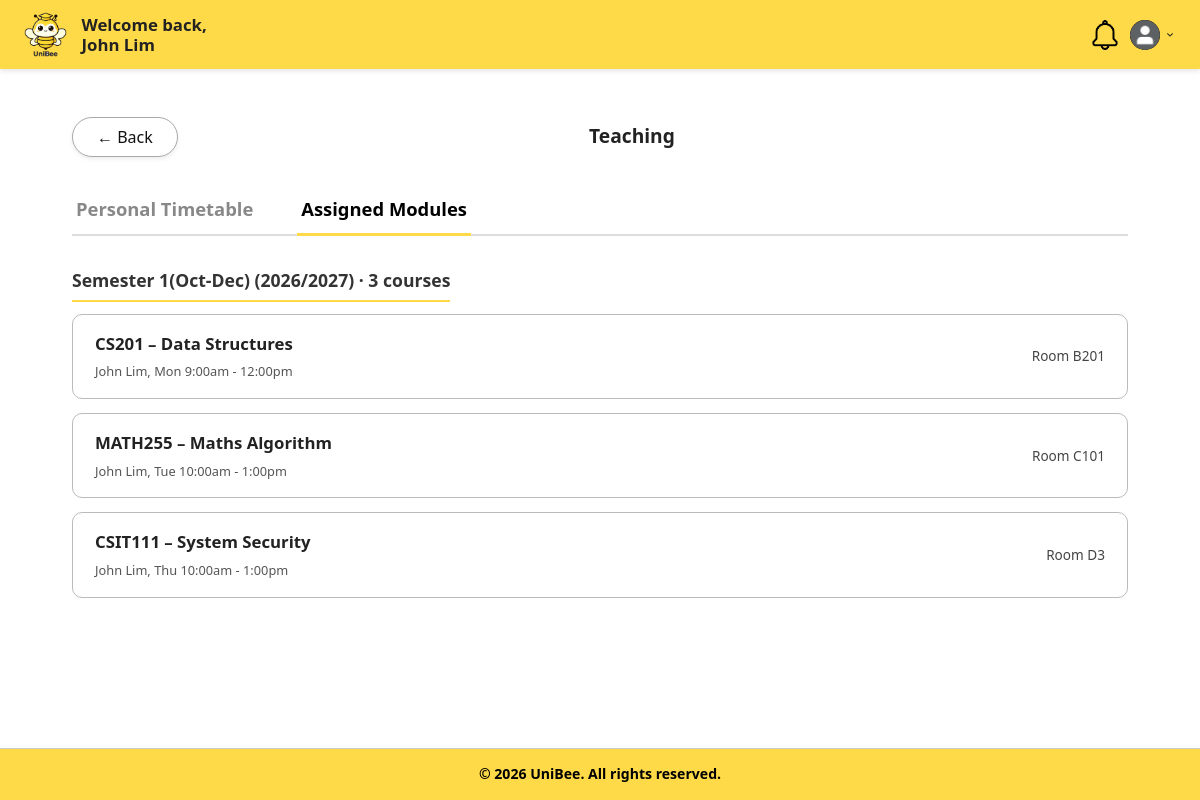
Screenshot of /boundary/viewAssignedModules.php (signed in) with the database file from the repository.
### tables this page shows
CREATE TABLE Classes (
    id INT PRIMARY KEY AUTO_INCREMENT,
    moduleId INT NOT NULL,
    courseCoordinatorId INT,
    staffId INT,
    className VARCHAR(255) NOT NULL,
    classCode VARCHAR(50),
    dayOfWeek ENUM('mon', 'tue', 'wed', 'thu', 'fri', 'sat', 'sun'),
    startTime TIME,
    endTime TIME,
    room VARCHAR(100),
    capacity INT,
    academicYear VARCHAR(20),
    semester VARCHAR(20),
    startDate DATE NULL, 
    endDate DATE NULL,
    status VARCHAR(50) DEFAULT 'active',
    createdAt DATETIME DEFAULT CURRENT_TIMESTAMP,
    updatedAt DATETIME DEFAULT CURRENT_TIMESTAMP ON UPDATE CURRENT_TIMESTAMP,
    FOREIGN KEY (moduleId) REFERENCES Modules(id) ON DELETE CASCADE,
    FOREIGN KEY (courseCoordinatorId) REFERENCES Users(id) ON DELETE SET NULL,
    FOREIGN KEY (staffId) REFERENCES Users(id) ON DELETE SET NULL,
    UNIQUE KEY unique_class_code_per_module (moduleId, classCode)
);

CREATE TABLE Modules (
    id INT PRIMARY KEY AUTO_INCREMENT,
    programmeId INT NOT NULL,
    name VARCHAR(255) NOT NULL,
    code VARCHAR(50),
    credits INT,
    semester ENUM('1', '2', 'special') DEFAULT '1',
    description TEXT,
    createdAt DATETIME DEFAULT CURRENT_TIMESTAMP,
    updatedAt DATETIME DEFAULT CURRENT_TIMESTAMP ON UPDATE CURRENT_TIMESTAMP,
    FOREIGN KEY (programmeId) REFERENCES Programmes(id) ON DELETE CASCADE
);

### controller/teachingController.php (called while the page is built, shortened)
<?php
require_once "../database/database.php";
class TeachingController
{
    private $db;
    public function __construct()
    {
        $database = new Database();
        $this->db = $database->connect();
    }
    public function getAssignedModules($staffId)
    {
        $sql = "SELECT c.id, c.className, c.room, c.dayOfWeek, c.startTime, c.endTime,
                       c.academicYear, c.semester,
                       m.code AS moduleCode, m.name AS moduleName
                FROM Classes c
                INNER JOIN Modules m ON c.moduleId = m.id
                WHERE (c.staffId = :staffId OR c.courseCoordinatorId = :staffId)
                  AND c.status = 'active'
                ORDER BY c.semester ASC,
                         FIELD(c.dayOfWeek,'mon','tue','wed','thu','fri','sat','sun'),
                         c.startTime ASC";
        try {
            $stmt = $this->db->prepare($sql);
            $stmt->bindValue(':staffId', (int) $staffId, PDO::PARAM_INT);
            $stmt->execute();
            $rows = $stmt->fetchAll(PDO::FETCH_ASSOC);
            return $rows;
        } catch (PDOException $e) {
            error_log("getAssignedModules error: " . $e->getMessage());
            return false;
        }
    }
    private function isValidId($id)
    {
        return isset($id) && is_numeric($id) && (int) $id > 0;
    }
}
?>

### database/database.php (called while the page is built, shortened)
<?php
class Database
{
    private $host = 'localhost:3307';
    private $dbname = 'unibee';
    private $username = 'root';
    private $password = '';
    public function connect()
    {
        try {
            $this->pdo = new PDO(
                "mysql:host={$this->host};dbname={$this->dbname}",
                $this->username,
                $this->password
            );
            $this->pdo->setAttribute(PDO::ATTR_ERRMODE, PDO::ERRMODE_EXCEPTION);
            return $this->pdo;
        } catch (PDOException $e) {
            die("Database connection failed: " . $e->getMessage());
        }
    }
}

### boundary/viewAssignedModules.php (the view, shortened to what this page needs)
<?php
require_once "../controller/teachingController.php";
$controller = new TeachingController();
$staffId = $_SESSION['user_id'] ?? null;
?>
<!DOCTYPE html>
<html lang="en">
<head>
    <link rel="stylesheet" href="../style.css">
</head>
<body>
    <header class="header">
        <div class="logo-container">
            <img src="../images/uniBeeLogo.png" alt="UniBee Logo">
        </div>
        <div class="welcome-message">
            <span>Welcome back,</span>
            <strong><?php echo htmlspecialchars($_SESSION['user_name']); ?></strong>
        </div>
        <div class="dashboard-header-right">
            <a href="notificationPage.php" class="header-icon">
                <img src="../images/notification.png" alt="Notifications">
            </a>
            <div class="profile-dropdown">
                <div class="profile-container" onclick="toggleDropdown()">
                    <img src="../images/profilePic.png" alt="Profile" class="profile-icon">
                    <img src="../images/dropdown.png" alt="Menu" class="dropdown-arrow">
                </div>
            </div>
        </div>
    </header>
    <main class="dashboard">
        <div class="profile-header">
            <a href="lecturerDashboardPage.php" class="btn-back">&#8592; Back</a>
            <h2 class="section-label">Teaching</h2>
        </div>
        <div class="teaching-tabs">
            <a href="teachingPage.php?tab=timetable" class="teaching-tab">
                Personal Timetable
            </a>
            <a href="viewAssignedModules.php" class="teaching-tab active">
                Assigned Modules
            </a>
        </div>
        <?php
        $modules = $controller->getAssignedModules($staffId);
        if ($modules === false) {
            echo '<p class="error-message">Unable to retrieve assigned modules. Please try again later.</p>';
        } elseif ($modules === null || empty($modules)) {
            echo '<p class="no-notifications">You are not assigned in any modules for the current semester.</p>';
        } else {
            $groupedModules = [];
            foreach ($modules as $m) {
                $key = 'Semester ' . $m['semester'] . ' (' . $m['academicYear'] . ')';
                $groupedModules[$key][] = $m;
            }
            foreach ($groupedModules as $semesterLabel => $moduleList) {
                echo '<div class="semester-group">';
                echo '<div class="semester-title">' . htmlspecialchars($semesterLabel) . ' &middot; ' . count($moduleList) . ' course' . (count($moduleList) === 1 ? '' : 's') . '</div>';
                echo '<ul class="assigned-modules-list">';
                foreach ($moduleList as $m) {
                    ?>
                    <li class="module-card">
                        <div>
                            <h3><?php echo htmlspecialchars($m['moduleCode'] . ' – ' . $m['moduleName']); ?></h3>
                            <p>
                                <?php echo htmlspecialchars($_SESSION['user_name']); ?>,
                                <?php echo htmlspecialchars(ucfirst(substr($m['dayOfWeek'], 0, 3))); ?>
                                <?php echo htmlspecialchars(date('g:ia', strtotime($m['startTime']))); ?> -
                                <?php echo htmlspecialchars(date('g:ia', strtotime($m['endTime']))); ?>
                            </p>
                        </div>
                        <span class="module-room">
                            Room <?php echo htmlspecialchars($m['room']); ?>
                        </span>
                    </li>
                    <?php
                }
                echo '</ul>';
                echo '</div>';
            }
        }
        ?>
    </main>
    <footer>
        <div class="footer-bottom-bar">
            &copy; 2026 UniBee. All rights reserved.
        </div>
    </footer>
</body>
</html>

### boundary/viewAssignedModules.php (style rules this page uses)
.profile-header { position: relative; display: flex; align-items: center; width: 100%; min-height: 45px; margin: 15px 0 25px 0; }
.btn-back { position: absolute; left: 0; margin: 0; z-index: 10; }
.profile-header .section-label { position: absolute; left: 70%; transform: translateX(-50%); margin: 0 !important; text-align: center !important; white-space: nowrap; }
.semester-group { margin-bottom: 30px; }
.semester-title { font-size: 1.1rem; font-weight: 700; color: #333; margin-bottom: 12px; border-bottom: 2px solid var(--bg-yellow); padding-bottom: 5px; display: inline-block; }

### rows the page displays
classes: moduleId.name "CS201 – Data Structures", dayOfWeek "Mon", startTime "9:00am", endTime "12:00pm", room "B201"
classes: moduleId.name "MATH255 – Maths Algorithm", dayOfWeek "Tue", startTime "10:00am", endTime "1:00pm", room "C101"
classes: moduleId.name "CSIT111 – System Security", dayOfWeek "Thu", startTime "10:00am", endTime "1:00pm", room "D3"

### other values shown
$_SESSION['user_name'] "John Lim"
$semesterLabel "Semester 1(Oct-Dec) (2026/2027)"
count($moduleList) "3"
